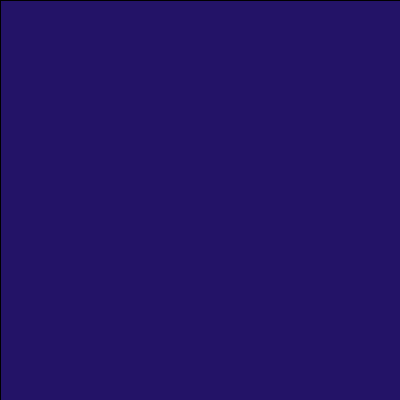
Frame 1 (no input)
Frame 60 (the mouse pressed at the canvas centre just before this capture): identical to frame 1, image omitted
Frame 120 (the mouse held since frame 60 and released just before this capture): identical to frame 1, image omitted

The Processing sketch that drew this single still picture (run headless with seeded random() and noise(); from frame 60 on, the mouse is pressed at the canvas centre):

// Processing sketch: sketch_24_fade_in_text
// ── sketch_24_fade_in_text.pde
void setup() {
  size(400, 400);
  background(#231367);
}
void draw() {
  fill(#231367, 20);
  rect(0, 0, width, height);
}

void keyPressed() {
  // text
  fill(#9380E3);
  textSize(random(20, 200));
  text(key, random(width), random(100, height));
  print(key);
}
